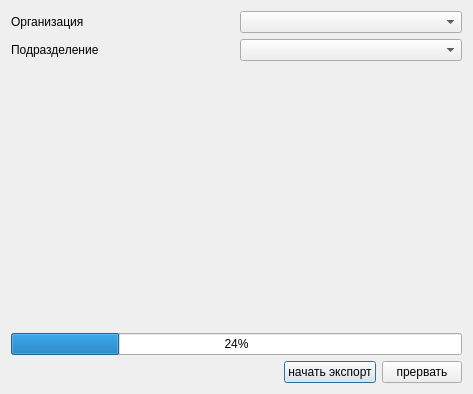
<?xml version="1.0" encoding="UTF-8"?>
<ui version="4.0">
 <class>ExportFedRegPerPage1SetupDialog</class>
 <widget class="QDialog" name="ExportFedRegPerPage1SetupDialog">
  <property name="geometry">
   <rect>
    <x>0</x>
    <y>0</y>
    <width>473</width>
    <height>394</height>
   </rect>
  </property>
  <property name="windowTitle">
   <string>Dialog</string>
  </property>
  <layout class="QGridLayout" name="gridLayout">
   <item row="5" column="1">
    <layout class="QHBoxLayout">
     <item>
      <spacer>
       <property name="orientation">
        <enum>Qt::Horizontal</enum>
       </property>
       <property name="sizeHint" stdset="0">
        <size>
         <width>40</width>
         <height>20</height>
        </size>
       </property>
      </spacer>
     </item>
     <item>
      <widget class="QPushButton" name="btnExport">
       <property name="text">
        <string>начать экспорт</string>
       </property>
      </widget>
     </item>
     <item>
      <widget class="QPushButton" name="btnClose">
       <property name="text">
        <string>прервать</string>
       </property>
      </widget>
     </item>
    </layout>
   </item>
   <item row="4" column="1">
    <widget class="QSplitter" name="splitter">
     <property name="orientation">
      <enum>Qt::Vertical</enum>
     </property>
     <widget class="QWidget" name="layoutWidget">
      <layout class="QVBoxLayout">
       <item>
        <spacer name="verticalSpacer">
         <property name="orientation">
          <enum>Qt::Vertical</enum>
         </property>
         <property name="sizeHint" stdset="0">
          <size>
           <width>20</width>
           <height>40</height>
          </size>
         </property>
        </spacer>
       </item>
       <item>
        <widget class="CProgressBar" name="progressBar">
         <property name="value">
          <number>24</number>
         </property>
         <property name="orientation">
          <enum>Qt::Horizontal</enum>
         </property>
        </widget>
       </item>
      </layout>
     </widget>
    </widget>
   </item>
   <item row="1" column="1">
    <layout class="QHBoxLayout" name="horizontalLayout_4">
     <item>
      <widget class="QLabel" name="lblOrganisation">
       <property name="text">
        <string>Организация</string>
       </property>
      </widget>
     </item>
     <item>
      <widget class="COrgComboBox" name="cmbOrganisation"/>
     </item>
    </layout>
   </item>
   <item row="3" column="1">
    <layout class="QHBoxLayout" name="horizontalLayout_3">
     <item>
      <widget class="QLabel" name="lblOrgStructure">
       <property name="text">
        <string>Подразделение</string>
       </property>
      </widget>
     </item>
     <item>
      <widget class="COrgStructureComboBox" name="cmbOrgStructure"/>
     </item>
    </layout>
   </item>
  </layout>
 </widget>
 <customwidgets>
  <customwidget>
   <class>CProgressBar</class>
   <extends>QProgressBar</extends>
   <header>library/ProgressBar.h</header>
  </customwidget>
  <customwidget>
   <class>COrgComboBox</class>
   <extends>QComboBox</extends>
   <header>Orgs/OrgComboBox.h</header>
  </customwidget>
  <customwidget>
   <class>COrgStructureComboBox</class>
   <extends>QComboBox</extends>
   <header>Orgs/OrgStructComboBoxes.h</header>
  </customwidget>
 </customwidgets>
 <tabstops>
  <tabstop>btnExport</tabstop>
  <tabstop>btnClose</tabstop>
 </tabstops>
 <resources/>
 <connections/>
</ui>
